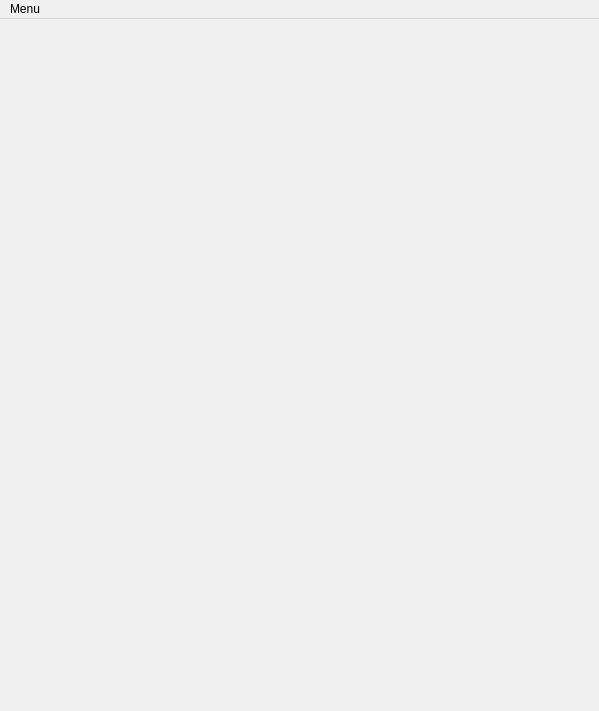
<?xml version="1.0" encoding="UTF-8"?>
<ui version="4.0">
 <class>MainWindow</class>
 <widget class="QMainWindow" name="MainWindow">
  <property name="geometry">
   <rect>
    <x>0</x>
    <y>0</y>
    <width>599</width>
    <height>711</height>
   </rect>
  </property>
  <property name="windowTitle">
   <string>Add New Member</string>
  </property>
  <widget class="QWidget" name="centralWidget">
   <layout class="QVBoxLayout" name="verticalLayout">
    <property name="sizeConstraint">
     <enum>QLayout::SetMaximumSize</enum>
    </property>
   </layout>
  </widget>
  <widget class="QMenuBar" name="menuBar">
   <property name="geometry">
    <rect>
     <x>0</x>
     <y>0</y>
     <width>599</width>
     <height>22</height>
    </rect>
   </property>
   <widget class="QMenu" name="menuMenu">
    <property name="title">
     <string>Menu</string>
    </property>
   </widget>
   <addaction name="menuMenu"/>
  </widget>
 </widget>
 <layoutdefault spacing="6" margin="11"/>
 <resources/>
 <connections/>
</ui>
